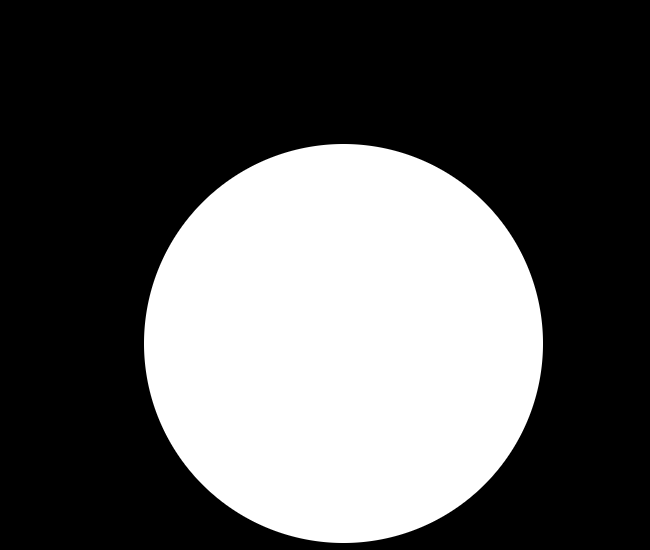
#> input picture 4/kreis.png, 650 x 550 px; the run also reads 1 picture not shown here
$ jupyter execute sheet03_solution.ipynb   (shell and % lines are left out)
#> lines starting #> are read from the running program, lines starting #| are printed output that depends on the picture; after the words box and inside, x2 and y2 are one past the last pixel; in counts of white or black regions, pixels touching at a corner belong together
Osnabrück University - Computer Vision (Winter Term 2021/22) - Prof. Dr.-Ing. G. Heidemann, Ulf Krumnack, Axel Schaffland

# Exercise Sheet 03: Morphological Operations¶

## Introduction

This week's sheet should be solved and handed in before the end of **Tuesday, November 23, 2021**. If you need help (and Google and other resources were not enough), feel free to contact your groups' designated tutor or whomever of us you run into first. Please upload your results to your group's Stud.IP folder.

## Assignment 0: Math recap (complex numbers) [0 Points]

This exercise is supposed to be very easy, does not give any points, and is voluntary. There will be a similar exercise on every sheet. It is intended to revise some basic mathematical notions that are assumed throughout this class and to allow you to check if you are comfortable with them. Usually you should have no problem to answer these questions offhand, but if you feel unsure, this is a good time to look them up again. You are always welcome to discuss questions with the tutors or in the practice session. Also, if you have a (math) topic you would like to recap, please let us know.

**a)** What is a *complex number*, what is the *complex plane*, how are complex numbers usually denoted?

YOUR ANSWER HERE

**b)** What is the *real* and the *imaginary* part of a complex number? What is the *absolute value* of a complex number? What is the *complex conjugate*?

YOUR ANSWER HERE

**c)** What are polar coordinates? What are their advantages? Can you convert between cartesian and polar coordinates? Can you write down $i=\sqrt{-1}$ in polar coordinates? What about $\sqrt{i}$?

YOUR ANSWER HERE

**d)** Python, and also numpy, support calculations with complex numbers. Consult the documentation to find out details. Notice that $i$ is substituted by $j$ in Python.

[cell 1]
# YOUR CODE HERE

## Assignment 1: Properties of morphological operators [5 Points]

This exercise will elaborate on the basic morphological operators of *erosion* and *dilation* (cf. CV-05 slides 4-14).

### a) Duality

Proof that *erosion* and *dilation* are *dual* operators, i.e.

$$ g^{\ast}\oplus S = (g\ominus S)^{\ast}\qquad\text{and}\qquad
g^{\ast}\ominus S = (g\oplus S)^{\ast}$$

here $g^{\ast}$ denotes the inverted binary image, i.e. $g^{\ast}(x,y) = 1 - g(x,y) = \neg g(x,y)$, i.e. 1-pixel become 0 and 0-pixel become 1.

YOUR ANSWER HERE
$$ g^{\ast}\oplus S = (g\ominus S)^{\ast} $$

$$ \neg (g \ominus S) \\
= \neg(\land\land(S \to g)) \\
= \lor\lor\neg(S\to g) \\
= \lor\lor\neg(\neg S\lor g) \\
= \lor\lor\neg\neg S\land \neg g\\
= \lor\lor S \land \neg g\\
= \neg g \oplus S$$


$$\\g^{\ast}\ominus S = (g\oplus S)^{\ast}$$

$$
= \land\land(S \to\neg g) \\
= \neg\neg(\land\land(S \to\neg g)) \\
= \neg (\lor\lor \neg(S\to\neg g)) \\
= \neg (\lor\lor \neg(\neg S\lor \neg g)) \\
= \neg (\lor\lor \neg\neg S\land\neg\neg g)) \\
= \neg (\lor\lor S\land g)) \\
= (g\oplus S)^{\ast}
$$

### b) Superposition

As *erosion* and *dilation* have been introduced for binary images, the notion of *linearity* is not really appropriate here. However, some weaker version, called *superposition* can be defined: instead of forming linear combination, one takes the logical disjunction:

$$(g_1\lor g_2)(x,y) := g_1(x,y)\lor g_2(x,y)$$

Check for both operations if *erosion* and *dilation* are "compatible" with superposition, i.e. if first *eroding* (or *dilating*) two images and superposing the result is the same as first superposing the images and then *eroding* (or *dilating*) the result.

Dilation:
$$(g_1\lor g_2)(x,y) := g_1(x,y)\lor g_2(x,y) \\
(g_1 \lor g_2)\oplus S = (g_1\oplus S)\lor(g_2\oplus S)$$


$$ (g_1\oplus S)\lor(g_2\oplus S) \\
= (\lor\lor S\land g_1) \lor (\lor\lor S \land g2) \\
= \lor\lor (S\land g_1) \lor (S\land g_2) \\
= \lor\lor S\land (g_1 \lor g_2) \\
= (g_1 \lor g_2)\oplus S$$

[cell 2]
# YOUR CODE HERE
import numpy as np
import matplotlib.pyplot as plt
from imageio import imread
from skimage import morphology
import scipy.ndimage.morphology as morph

img1 = imread("kreis.png") > 0
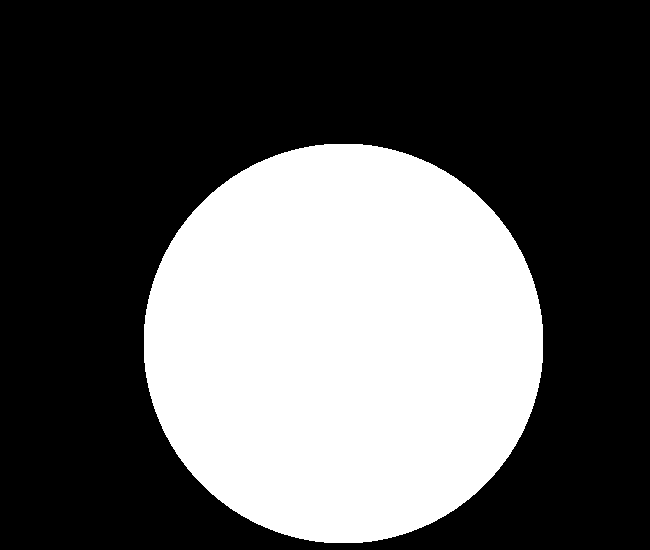
#> img1: shape (550, 650) bool; 35.1% white; 1 white region, box (x1, y1, x2, y2) and area: (144, 144, 543, 543) 125609
img2 = imread("engelstrompete.png") > 0
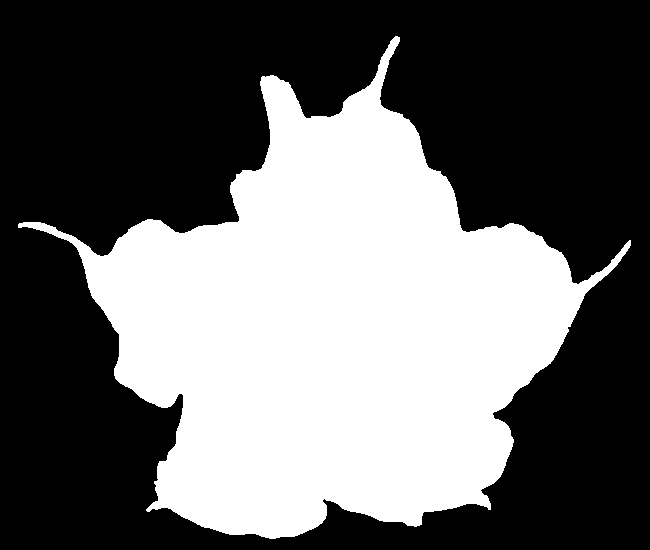
#> input picture 4/engelstrompete.png, 650 x 550 px
#> img2: shape (550, 650) bool; 40% white; 1 white region, box (x1, y1, x2, y2) and area: (18, 36, 631, 539) 142959

s=morphology.disk(5)

same  = morph.binary_erosion((img1 | img2),s) == morph.binary_erosion(img1,s)| morph.binary_erosion(img2,s)
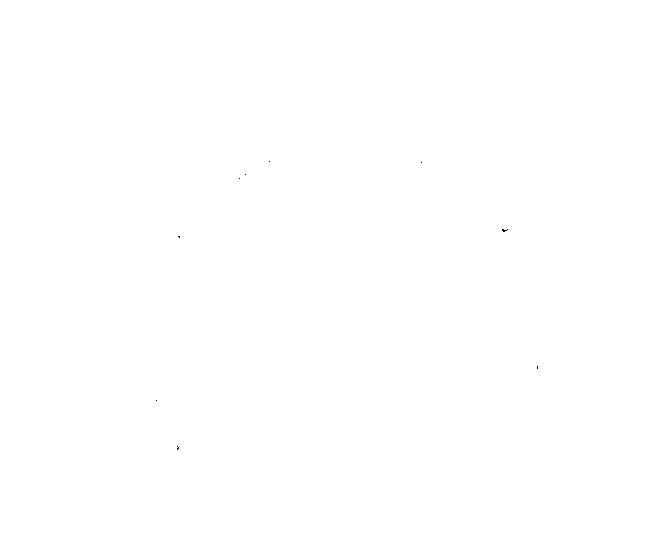
#> same: shape (550, 650) bool; 100% white; black in thin lines or dots, all inside (x1, y1, x2, y2) = (156, 161, 538, 450)

print("Dilation compatible with superposition:", np.array_equal(morph.binary_dilation((img1 | img2),s), morph.binary_dilation(img1,s)| morph.binary_dilation(img2,s)))
#| Dilation compatible with superposition: True
print("Erosion compatible with superposition:", np.array_equal(morph.binary_erosion((img1 | img2),s), morph.binary_erosion(img1,s)| morph.binary_erosion(img2,s)))
#| Erosion compatible with superposition: False

plt.figure(figsize=(20,20))
plt.imshow((morph.binary_erosion((img1 | img2),s) ^ (morph.binary_erosion(img1,s)| morph.binary_erosion(img2,s))) + 0.2*morph.binary_erosion((img1 | img2),s))
plt.show()

### c) Chaining

Show that *dilation* and *erosion* have the following properties: given two structering elements $S_1$ and $S_2$, it holds

\begin{align}
  (g\oplus S_1)\oplus S_2 & & = & g\oplus (S_1\oplus S_2) && = (g\oplus S_2)\oplus S_1 \\
  (g\ominus S_1)\ominus S_2 & & = & g\ominus (S_1\ominus S_2) && = (g\ominus S_2)\ominus S_1 \\
\end{align}

What are the practical consequences?

$$ (g\ominus S_1)\ominus S_2 =  g\ominus (S_1\oplus S_2)$$

Erosion:
\begin{align}
_1(g\ominus S_1)\ominus S_2 & & = _2& g\ominus (S_1\ominus S_2) && = _3(g\ominus S_2)\ominus S_1 \
\end{align}

$$_1 (\land\land (S_1 \to g))\ominus S_2 = $$
$$ = \land\land (\neg S_1\lor g) \ominus S_2 = $$
$$ = \land\land (S_2 \to (\land\land (\neg S_1\lor g)) = $$
$$ = \land\land (\neg S_2 \lor (\land\land (\neg S_1\lor g))$$

$$_2 g \ominus (\land\land (S_2 \to S_1)) = $$
$$ = g \ominus (\land\land (\neg S_2 \lor S_1)) = $$
$$ = \land\land (\land\land (\neg S_2 \lor S_1)) \to g = $$
$$ = \land\land\neg (\land\land (\neg S_2 \lor S_1)) \lor g = $$
$$ = \land\land(\land\land \neg (\neg S_2 \lor S_1)) \lor g = $$
$$ = \land\land(\land\land (\neg\neg S_2 \lor \neg S_1)) \lor g = $$
$$ = \land\land(\land\land (S_2 \lor \neg S_1)) \lor g = $$

$$_3 \land\land (S_2 \to g) \ominus S_1 = $$
$$ = \land\land (\neg S_2 \lor g) \ominus S_1 = $$
$$ = \land\land (S_1 \to (\land\land (\neg S_2 \lor g)) = $$
$$ = \land\land (\neg S_1 \lor (\land\land (\neg S_2 \lor g)) = $$

1: $\neg S_1, \neg S_2, g$

2: $\neg S_1, S_2, g$

3: $\neg S_1, \neg S_2, g$

1 and 3 are not compatible with 2 $$1, 3 \not= 2$$

Dilation

$$ (g\oplus S1) \oplus S2 = g \oplus (S1 \oplus S2)  = (g\oplus S2) \oplus S1 $$

1.  $$ (\lor \lor (S1 \land g) ) \oplus S2 $$
$$ = \lor \lor (S2 \land (\lor \lor(S2 \land g) ) ) $$

2. $$ ( g \oplus (\lor \lor(S2 \land S1)) $$
$$ = \lor \lor ( \lor \lor(S2 \land S1)) \land g) $$

3. $$( \lor \lor (S1 \land g)) \oplus S1$$
$$\lor \lor (S1 \land ((S2 \land g)))$$

 Like in logic : for S1 and S2 and g  to be true everything without exception must be true and order is not important.

## Assignment 2: Application [5 Points]

### a) Boundary extraction

Extract the boundary of a shape using opening or closing. You may use `binary_dilation` or `binary_erosion` from `scipy.ndimage.morphology`. Can you achieve a thicker boundary?

[cell 3]
import numpy as np
import matplotlib.pyplot as plt
plt.rcParams['image.cmap'] = 'gray'
import scipy.ndimage.morphology as morph
from imageio import imread

def my_boundary(img):
    """
    Compute boundary of binary image.

    Parameters
    ----------
    img : ndarray of bools
        A binary image.

    Returns
    -------
    boundary : ndarray of bools
        The boundary as a binary image.
    """

    boundary = np.zeros(img.shape, bool)
    # YOUR CODE HERE
    boundary = img ^ morph.binary_erosion(img)
#> boundary: shape (550, 650) bool; 0.58% white in thin lines or dots, all inside (x1, y1, x2, y2) = (18, 36, 631, 539)

    # thicker boundary
    #boundary = morph.binary_dilation(boundary)

    return boundary

img = imread("engelstrompete.png") > 0
plt.figure(figsize=(10,10))
plt.gray()
plt.imshow(my_boundary(img))
plt.show()

### b)  Distance transform

Implement distance transform according to the ideas of (CV-05 slides 34ff).  Discuss the effect of different structuring elements.

[cell 4]
import numpy as np
import matplotlib.pyplot as plt
from scipy.ndimage import morphology as morph, generate_binary_structure
from imageio import imread
from skimage import morphology

def my_distance_transform(img, structure=morphology.square(5), general=True):
    """Distance transform of binary image.

    Args:
    img (ndarray of bools): A binary image.

    Returns:
    dt (ndarray of ints): The distance transform of the input image.
    """
#> called with structure = array of shape (5, 5), general = True
    original = np.copy(img)
    dt = np.zeros(img.shape,np.int32)
    # YOUR CODE HERE
    n = 0
    while np.any(img):
        boundary = img ^ morph.binary_erosion(img, structure)
        dt[boundary] = n
        img = img ^ boundary
        n += 1
#> this loop made 68 passes
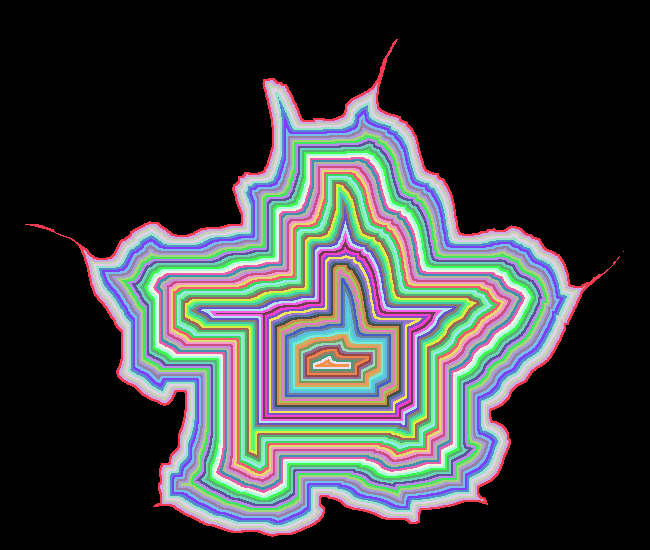
#> dt: shape (550, 650) int32; 68 distinct labels, from 0 to 67; one colour per label, 0 black
#> img: shape (550, 650) bool; every value is 0
#> after the loop, n = 68

    if general:
        n=0
        img = original
        while np.any(~img):
            boundary = img ^ morph.binary_dilation(img, structure)
            dt[boundary] = n
            img = img ^ boundary
            n -= 1
#> this loop made 110 passes
#> n on passes 1 to 8: -1, -2, -3, -4, -5, -6, -7, -8
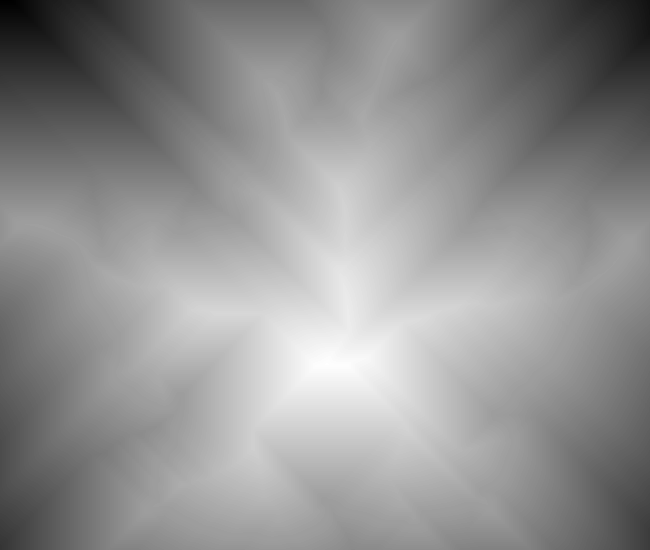
#> dt: shape (550, 650) int32; min -109, max 67, mean -8.5; drawn with min black and max white
#> img: shape (550, 650) bool; every value is 1
#> after the loop, n = -110

    # normalize
    #dt = dt + np.abs(np.min(dt))

    return dt


img = imread("engelstrompete.png") > 0
plt.figure(figsize=(10,10))
plt.imshow(my_distance_transform(img) + 50 * img)
plt.show()
plt.figure(figsize=(10,10))
plt.imshow(my_distance_transform(img, morphology.disk(5)) + 50 * img)
#> call 2 of my_distance_transform, with structure = array of shape (11, 11), general = True
#> the loop in my_distance_transform (call 2), `while np.any(img):` made 33 passes
#> after the loop in my_distance_transform (call 2), `while np.any(img):`:
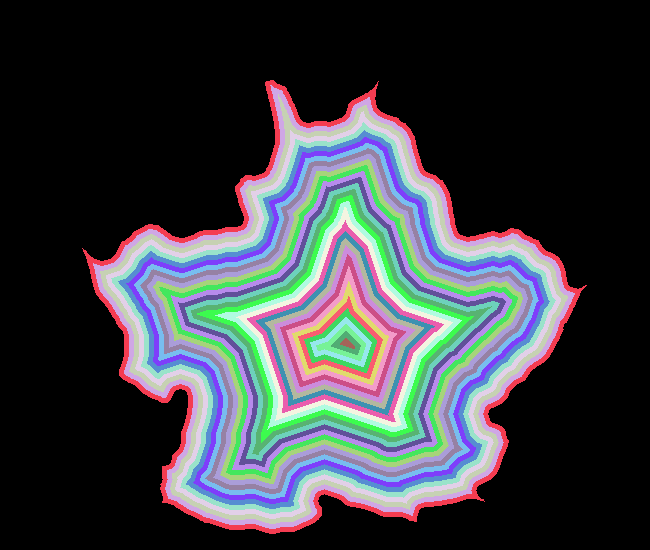
#> dt: shape (550, 650) int32; 33 distinct labels, from 0 to 32; one colour per label, 0 black
#> after the loop in my_distance_transform (call 2), `while np.any(img):`: n = 33
#> the loop in my_distance_transform (call 2), `while np.any(~img):` made 50 passes
#> after the loop in my_distance_transform (call 2), `while np.any(~img):`: n = -50
plt.show()
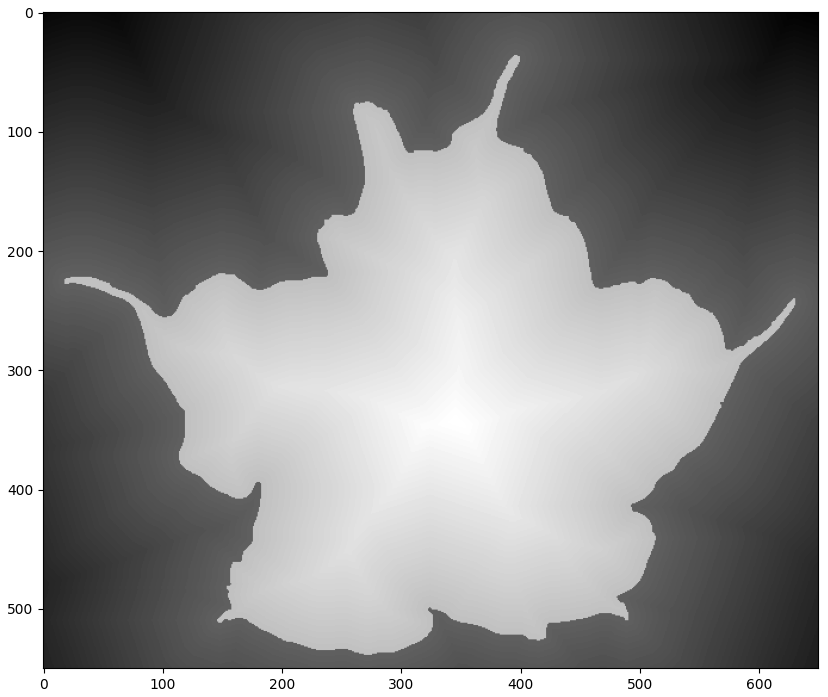
#> figure drawn by matplotlib, 1 panel
plt.figure(figsize=(10,10))
plt.imshow(my_distance_transform(img, morphology.star(5)) + 50 * img)
#> the loop in my_distance_transform (call 3), `while np.any(img):` made 24 passes
#> pass 1, in my_distance_transform (call 3), `boundary = img ^ morph.binary_erosion(img, structure)`:
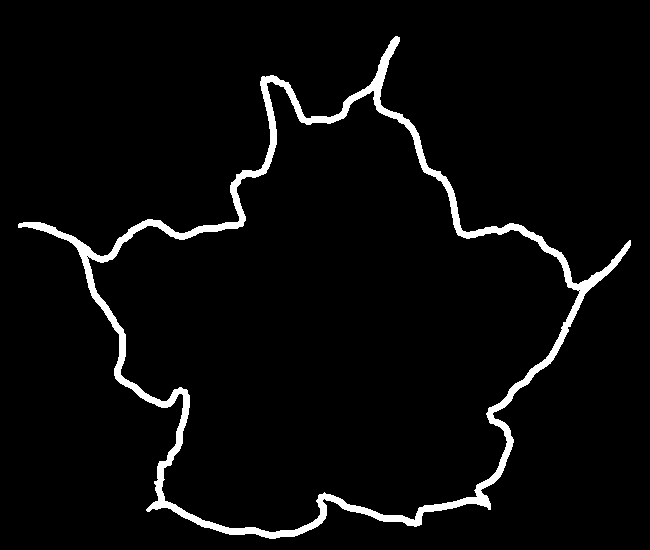
#> boundary: shape (550, 650) bool; 3.9% white; 1 white region, box (x1, y1, x2, y2) and area: (18, 36, 631, 539) 14026
#> pass 1, in my_distance_transform (call 3), `img = img ^ boundary`:
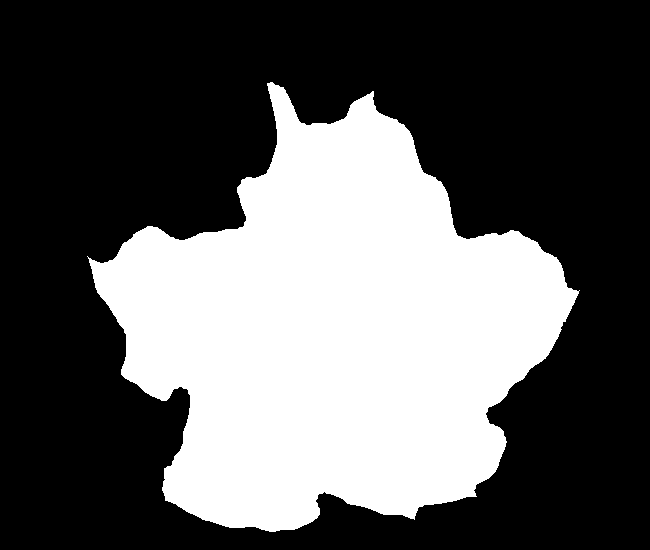
#> img: shape (550, 650) bool; 36.1% white; 1 white region, box (x1, y1, x2, y2) and area: (87, 82, 580, 532) 128933
#> pass 2, in my_distance_transform (call 3), `img = img ^ boundary`:
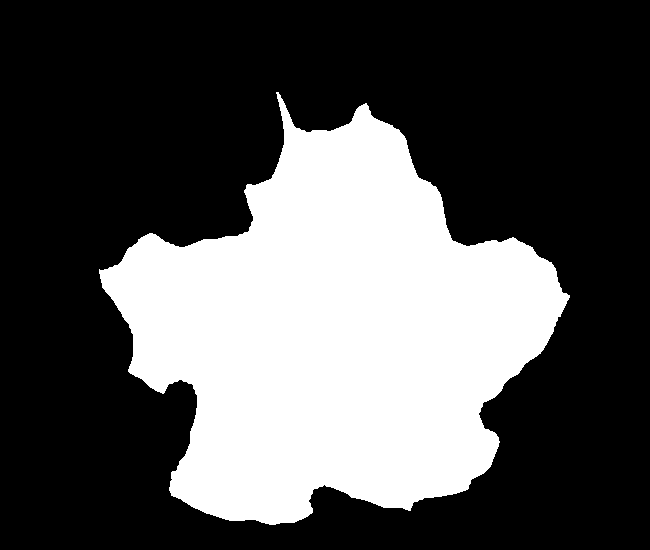
#> img: shape (550, 650) bool; 32.8% white; 1 white region, box (x1, y1, x2, y2) and area: (99, 92, 570, 525) 117184
#> after the loop in my_distance_transform (call 3), `while np.any(img):`: n = 24
#> (the rest of the program and of its run is left out)
